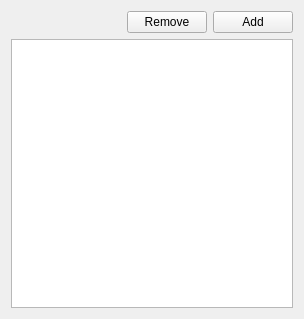
<?xml version="1.0" encoding="UTF-8"?>
<ui version="4.0">
 <class>RegWatcher</class>
 <widget class="QWidget" name="RegWatcher">
  <property name="geometry">
   <rect>
    <x>0</x>
    <y>0</y>
    <width>304</width>
    <height>319</height>
   </rect>
  </property>
  <property name="windowTitle">
   <string>Memory Watcher</string>
  </property>
  <layout class="QGridLayout" name="gridLayout">
   <item row="0" column="3">
    <widget class="QPushButton" name="btnAdd">
     <property name="text">
      <string>Add</string>
     </property>
    </widget>
   </item>
   <item row="1" column="0" colspan="4">
    <widget class="QListWidget" name="lstItems"/>
   </item>
   <item row="0" column="1">
    <spacer name="horizontalSpacer">
     <property name="orientation">
      <enum>Qt::Horizontal</enum>
     </property>
     <property name="sizeHint" stdset="0">
      <size>
       <width>40</width>
       <height>20</height>
      </size>
     </property>
    </spacer>
   </item>
   <item row="0" column="2">
    <widget class="QPushButton" name="btnRemove">
     <property name="text">
      <string>Remove</string>
     </property>
    </widget>
   </item>
  </layout>
 </widget>
 <resources/>
 <connections/>
</ui>
